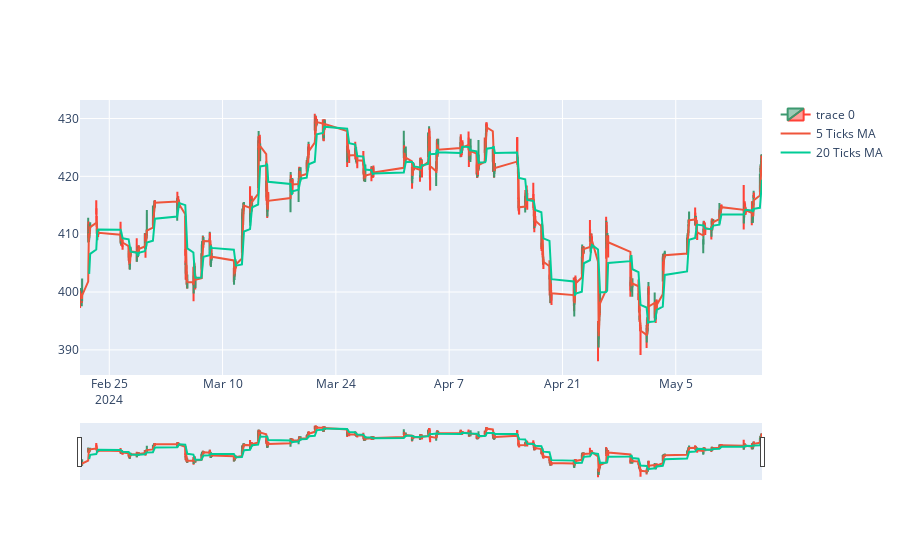

The cell this chart's notebook holds for it:
### Code cell
# plot eith candle stick

fig = go.Figure(data=[go.Candlestick(x=msft_data.index,
                open=msft_data['Open'],
                high=msft_data['High'],
                low=msft_data['Low'],
                close=msft_data['Close'])])

# plot moving average of 20 ticks and 80 ticks

fig.add_trace(go.Scatter(x=msft_data.index, y=msft_data['Close'].rolling(window=5).mean(), name='5 Ticks MA'))
fig.add_trace(go.Scatter(x=msft_data.index, y=msft_data['Close'].rolling(window=20).mean(), name='20 Ticks MA'))

fig.show()

### Figure 1 — Plotly figure (JSON) as saved in the notebook; plotly's stock layout.template omitted (floating-point values rounded to 4 significant figures; data arrays with more than 128 entries replaced by an {"elided": "..."} marker saying what was removed)
{"data": [{"close": {"elided": "780 float values"}, "high": {"elided": "780 float values"}, "low": {"elided": "780 float values"}, "open": {"elided": "780 float values"}, "type": "candlestick", "x": {"elided": "780 str values"}}, {"name": "5 Ticks MA", "type": "scatter", "x": {"elided": "780 str values"}, "y": {"elided": "780 float values"}}, {"name": "20 Ticks MA", "type": "scatter", "x": {"elided": "780 str values"}, "y": {"elided": "780 float values"}}], "layout": {}}
